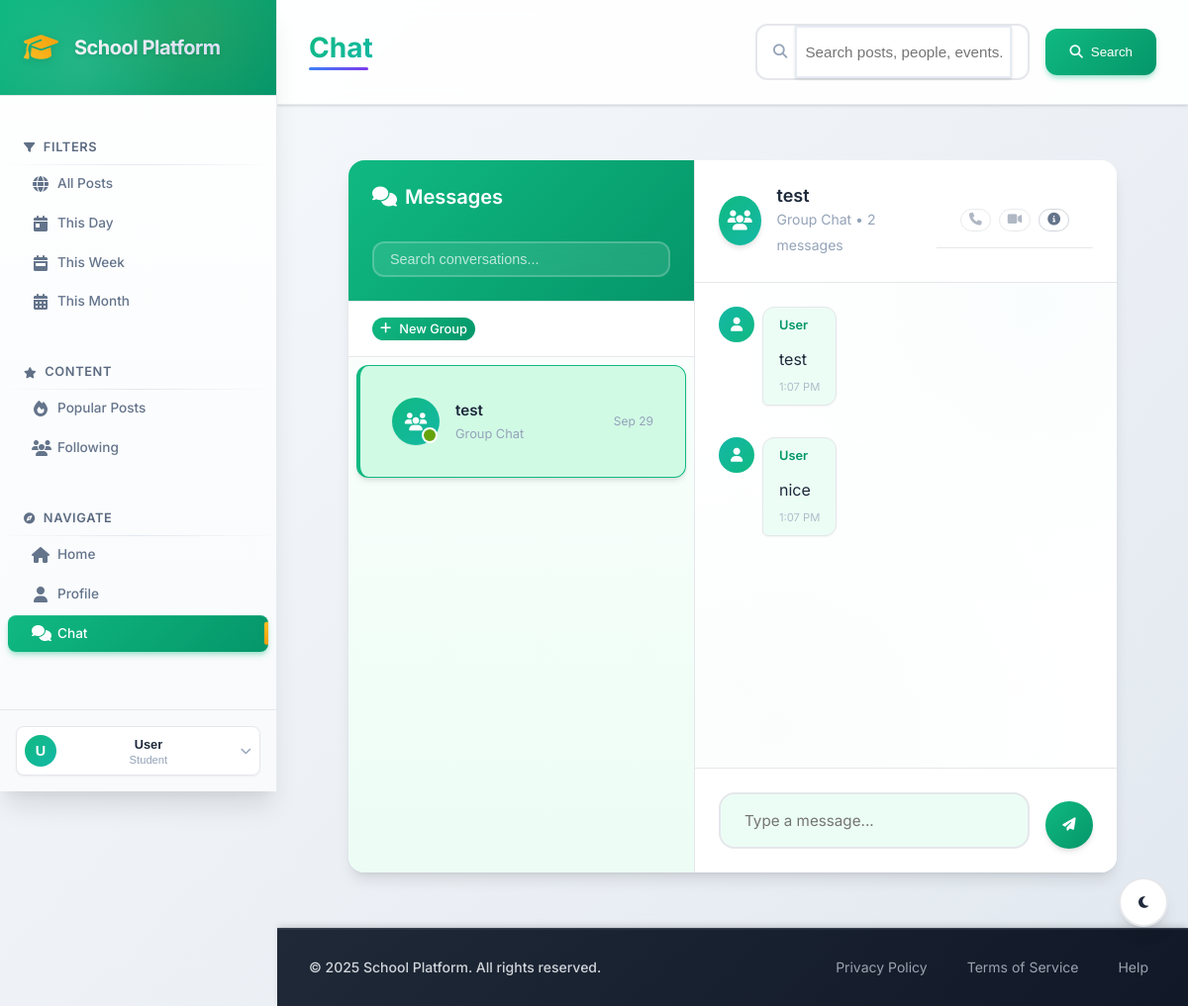
The page /public/chat.php?group=22 (signed in) on the database its author committed.
### tables this page shows
CREATE TABLE `chat_rooms` (
  `id` int(10) UNSIGNED NOT NULL,
  `name` varchar(255) DEFAULT NULL,
  `is_group` tinyint(1) NOT NULL DEFAULT 0,
  `created_by` int(10) UNSIGNED DEFAULT NULL,
  `created_at` timestamp NOT NULL DEFAULT current_timestamp()
);

CREATE TABLE `messages` (
  `id` int(10) UNSIGNED NOT NULL,
  `chat_id` int(10) UNSIGNED NOT NULL,
  `sender_id` int(10) UNSIGNED NOT NULL,
  `content` text DEFAULT NULL,
  `attachments` longtext DEFAULT NULL CHECK (json_valid(`attachments`)),
  `created_at` timestamp NOT NULL DEFAULT current_timestamp()
);

### src/Controller/ChatController.php (called while the page is built, shortened)
<?php
class ChatController
{
    private $pdo;
    public function __construct($pdo)
    {
        $this->pdo = $pdo;
    }
    public function getMessages($chatId)
    {
        $stmt = $this->pdo->prepare('SELECT m.*, u.name as sender FROM messages m JOIN users u ON m.sender_id = u.id WHERE m.chat_id = :chat_id ORDER BY m.created_at ASC');
        $stmt->execute([':chat_id' => $chatId]);
        return $stmt->fetchAll(PDO::FETCH_ASSOC);
    }
    public function getGroupMessages($groupId)
    {
        return $this->getMessages($groupId);
    }
    public function listUserRooms($userId)
    {
        try {
            $check = $this->pdo->query("SHOW TABLES LIKE 'chat_members'");
            if ($check && $check->rowCount() > 0) {
                $stmt = $this->pdo->prepare('
                    SELECT cr.id, cr.name, cr.is_group, cr.created_at,
                           (SELECT MAX(m2.created_at) FROM messages m2 WHERE m2.chat_id = cr.id) as last_message_at
                    FROM chat_members cm
                    JOIN chat_rooms cr ON cr.id = cm.chat_id
                    WHERE cm.user_id = :uid
                    ORDER BY
                        CASE WHEN last_message_at IS NULL THEN cr.created_at ELSE last_message_at END DESC
                ');
                $stmt->execute([':uid' => $userId]);
                return $stmt->fetchAll(PDO::FETCH_ASSOC);
            }
        } catch (Exception $e) {}
        $stmt = $this->pdo->prepare('
            SELECT cr.id, cr.name, cr.is_group, cr.created_at,
                   (SELECT MAX(m2.created_at) FROM messages m2 WHERE m2.chat_id = cr.id) as last_message_at
            FROM chat_rooms cr
            WHERE cr.created_by = :uid
            ORDER BY
                CASE WHEN last_message_at IS NULL THEN cr.created_at ELSE last_message_at END DESC
        ');
        $stmt->execute([':uid' => $userId]);
        return $stmt->fetchAll(PDO::FETCH_ASSOC);
    }
    public function getRoomTitle($roomId, $currentUserId)
    {
        try {
            $s = $this->pdo->prepare('SELECT name, is_group, created_by FROM chat_rooms WHERE id = :id');
            $s->execute([':id' => $roomId]);
            $r = $s->fetch(PDO::FETCH_ASSOC);
            if ((int)$r['is_group'] === 1) return $r['name'] ?: 'Group';
            return 'Direct chat';
        } catch (Exception $e) {
            return 'Chat';
        }
    }
}

### public/chat.php (the view, shortened to what this page needs)
<?php
require_once '../config/database.php';
require_once __DIR__ . '/../src/Controller/ChatController.php';
$chatController = new ChatController($pdo);
$userRooms = [];
if (isset($_SESSION['user_id'])) {
    $userRooms = $chatController->listUserRooms($_SESSION['user_id']);
}
?>
<?php require_once __DIR__ . '/../src/View/header.php'; ?>
<div class="chat-container">
    <div class="chat-sidebar">
        <div class="chat-header">
            <h3><i class="fas fa-comments"></i> Messages</h3>
            <div class="chat-search">
                <input type="text" class="user-search" placeholder="Search conversations..." id="chatSearch">
            </div>
        </div>
        <div class="chat-actions">
            <button class="btn btn-primary btn-sm" onclick="openNewGroupModal()">
                <i class="fas fa-plus"></i> New Group
            </button>
        </div>
        <div class="users-list">
            <?php if (empty($userRooms)): ?>
                <div class="no-chats">
                    <i class="fas fa-comments"></i>
                    <p>No conversations yet</p>
                    <small>Start a new group chat or message someone to begin</small>
                </div>
            <?php else: ?>
                <?php foreach ($userRooms as $room): ?>
                    <?php
                    $isGroup = (int)$room['is_group'] === 1;
                    $roomTitle = $chatController->getRoomTitle($room['id'], $_SESSION['user_id']);
                    $isActive = (isset($_GET['room']) && $_GET['room'] == $room['id']) ||
                               (isset($_GET['group']) && $_GET['group'] == $room['id']);
                    $roomUrl = $isGroup ? "chat.php?group={$room['id']}" : "chat.php?room={$room['id']}";
                    ?>
                    <div class="user-item <?php echo $isActive ? 'active' : ''; ?>">
                        <a href="<?php echo $roomUrl; ?>" class="user-link">
                            <div class="user-item-avatar">
                                <?php if ($isGroup): ?>
                                    <i class="fas fa-users"></i>
                                <?php else: ?>
                                    <i class="fas fa-user"></i>
                                <?php endif; ?>
                            </div>
                            <div class="user-item-info">
                                <div class="user-item-name"><?php echo htmlspecialchars($roomTitle); ?></div>
                                <div class="user-item-role"><?php echo $isGroup ? 'Group Chat' : 'Direct Message'; ?></div>
                            </div>
                            <div class="chat-time">
                                <?php echo date('M j', strtotime($room['created_at'])); ?>
                            </div>
                        </a>
                    </div>
                <?php endforeach; ?>
            <?php endif; ?>
        </div>
    </div>
    <div class="chat-main">
        <?php if (isset($_GET['group']) || isset($_GET['room'])): ?>
            <?php
            $roomId = isset($_GET['group']) ? (int)$_GET['group'] : (int)$_GET['room'];
            $isGroup = isset($_GET['group']);
            $messages = $isGroup ? $chatController->getGroupMessages($roomId) : $chatController->getMessages($roomId);
            $roomTitle = $chatController->getRoomTitle($roomId, $_SESSION['user_id']);
            ?>
            <div class="chat-main-header">
                <div class="chat-info">
                    <div class="chat-avatar">
                        <?php if ($isGroup): ?>
                            <i class="fas fa-users"></i>
                        <?php else: ?>
                            <i class="fas fa-user"></i>
                        <?php endif; ?>
                    </div>
                    <div class="chat-details">
                        <h4><?php echo htmlspecialchars($roomTitle); ?></h4>
                        <span class="chat-status"><?php echo $isGroup ? 'Group Chat' : 'Direct Message'; ?> • <?php echo count($messages); ?> messages</span>
                    </div>
                </div>
                <div class="chat-actions">
                    <button class="btn btn-secondary btn-sm" title="Voice Call" disabled style="opacity: 0.5; cursor: not-allowed;">
                        <i class="fas fa-phone"></i>
                    </button>
                    <button class="btn btn-secondary btn-sm" title="Video Call" disabled style="opacity: 0.5; cursor: not-allowed;">
                        <i class="fas fa-video"></i>
                    </button>
                    <button class="btn btn-secondary btn-sm" title="Group Info" onclick="openGroupInfoModal()">
                        <i class="fas fa-info-circle"></i>
                    </button>
                </div>
            </div>
            <div class="messages-container" id="messagesContainer">
                <?php if (empty($messages)): ?>
                    <div class="no-messages">
                        <i class="fas fa-comment-dots"></i>
                        <p>No messages yet</p>
                        <small>Start the conversation by sending a message below</small>
                    </div>
                <?php else: ?>
                    <?php foreach ($messages as $message): ?>
                        <?php $isMe = isset($_SESSION['user_id']) && $_SESSION['user_id'] == ($message['sender_id'] ?? $message['sender']); ?>
                        <div class="message <?php echo $isMe ? 'message-sent' : 'message-received'; ?>">
                            <?php if (!$isMe): ?>
                                <div class="message-avatar">
                                    <i class="fas fa-user"></i>
                                </div>
                            <?php endif; ?>
                            <div class="message-content">
                                <?php if (!$isMe): ?>
                                    <div class="message-author"><?php echo htmlspecialchars($message['sender_name'] ?? 'User'); ?></div>
                                <?php endif; ?>
                                <div class="message-text"><?php echo nl2br(htmlspecialchars($message['content'])); ?></div>
                                <div class="message-time"><?php echo date('g:i A', strtotime($message['created_at'] ?? 'now')); ?></div>
                            </div>
                        </div>
                    <?php endforeach; ?>
                <?php endif; ?>
            </div>
            <div class="message-input-container">
                <form method="POST" class="message-form" id="messageForm">
                    <div class="message-input-group">
                        <textarea
                            class="message-input"
                            name="message"
                            placeholder="Type a message..."
                            rows="1"
                            required
                            id="messageInput"
                        ></textarea>
                        <button class="send-message-btn" type="submit" name="send_group">
                            <i class="fas fa-paper-plane"></i>
                        </button>
                    </div>
                </form>
            </div>
        <?php endif; ?>
    </div>
</div>
<?php require_once __DIR__ . '/../src/View/footer.php'; ?>

### public/assets/style.css (style rules this page uses)
:root { --primary-green: #10b981; --primary-green-dark: #059669; --primary-green-light: #34d399; --primary-green-lighter: #d1fae5; --primary-blue: #10b981; --primary-blue-dark: #059669; --primary-blue-light: #34d399; --primary-blue-lighter: #d1fae5; --secondary-teal: #14b8a6; --secondary-lime: #65a30d; --secondary-orange: #f59e0b; --secondary-red: #ef4444; --secondary-purple: #8b5cf6; --secondary-green: #10b981; --gray-50: #f9fafb; --gray-100: #f3f4f6; --gray-200: #e5e7eb; --gray-300: #d1d5db; --gray-400: #9ca3af; --gray-500: #6b7280; --gray-600: #4b5563; --gray-700: #374151; --gray-800: #1f2937; --gray-900: #111827; --bg-primary: #ffffff; --bg-secondary: #f0fdf4; --bg-tertiary: #ecfdf5; --bg-accent: #d1fae5; --bg-dark: #064e3b; --text-primary: #1e293b; --text-secondary: #64748b; --text-tertiary: #94a3b8; --text-inverse: #ffffff; --shadow-sm: 0 1px 2px 0 rgb(0 0 0 / 0.05); --shadow-md: 0 4px 6px -1px rgb(0 0 0 / 0.1), 0 2px 4px -2px rgb(0 0 0 / 0.1); --shadow-lg: 0 10px 15px -3px rgb(0 0 0 / 0.1), 0 4px 6px -4px rgb(0 0 0 / 0.1); --shadow-xl: 0 20px 25px -5px rgb(0 0 0 / 0.1), 0 8px 10px -6px rgb(0 0 0 / 0.1); --radius-sm: 0.375rem; --radius-md: 0.5rem; --radius-lg: 0.75rem; --radius-xl: 1rem; --space-xs: 0.25rem; --space-sm: 0.5rem; --space-md: 1rem; --space-lg: 1.5rem; --space-xl: 2rem; --space-2xl: 3rem; --transition-fast: 0.15s ease-in-out; --transition-normal: 0.3s ease-in-out; --transition-slow: 0.5s ease-in-out; }
* { margin: 0; padding: 0; box-sizing: border-box; }
html { font-size: 16px; scroll-behavior: smooth; }
body { font-family: 'Inter', -apple-system, BlinkMacSystemFont, 'Segoe UI', Roboto, sans-serif; line-height: 1.6; color: var(--text-primary); background: linear-gradient(135deg, var(--bg-secondary) 0%, var(--bg-tertiary) 100%); min-height: 100vh; font-feature-settings: 'cv02', 'cv03', 'cv04', 'cv11'; }
h1, h2, h3, h4, h5, h6 { font-weight: 600; line-height: 1.3; margin-bottom: var(--space-sm); }
h3 { font-size: 1.5rem; }
h4 { font-size: 1.25rem; }
a { color: var(--primary-blue); text-decoration: none; transition: color var(--transition-fast); }
.content-body > * { animation: fadeIn 0.5s ease-out; }

### public/assets/modern-theme.css (style rules this page uses)
.btn { display: inline-flex; align-items: center; gap: var(--space-sm); padding: var(--space-md) var(--space-lg); border: none; border-radius: var(--radius-lg); font-weight: 600; font-size: 0.9rem; cursor: pointer; transition: all var(--transition-fast); text-decoration: none; font-family: inherit; }
.btn-primary { background: linear-gradient(135deg, var(--primary-blue), var(--primary-blue-dark)); color: var(--text-inverse); }
.btn-secondary { background: var(--gray-100); color: var(--text-primary); border: 1px solid var(--gray-200); }
.btn-sm { padding: var(--space-sm) var(--space-md); font-size: 0.8rem; }

### public/assets/dashboard-enhancements.css (style rules this page uses)
.btn { position: relative; overflow: hidden; transition: all 0.3s ease; }
.btn::before { content: ''; position: absolute; top: 0; left: -100%; width: 100%; height: 100%; background: linear-gradient(90deg, transparent, rgba(255, 255, 255, 0.2), transparent); transition: left 0.5s ease; }

### rows shown on the page
chat_rooms: is_group 1 (drawn), roomTitle "test", created_at "Sep 29", name "test"
messages: sender_name "User", content "test", created_at "1:07 PM"
messages: sender_name "User", content "nice", created_at "1:07 PM"

### other values the page prints
substr($_SESSION['name'] ?? 'U', 0, 1) "U"
$_SESSION['name'] "User"
$_SESSION['role'] "Student"
$currentPage "Chat"
count($messages) "2"
